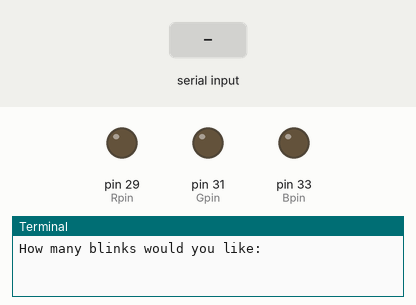
This program was run on a simulated Raspberry Pi (header pin numbers). Shown: output pins drawn as LEDs (lit = HIGH), the last lines printed to the terminal. The test bench sets the inputs (shaded band).

Above: at 1.2 s.
1.3 s: "5" typed at the terminal, then Enter
At 1.7 s:
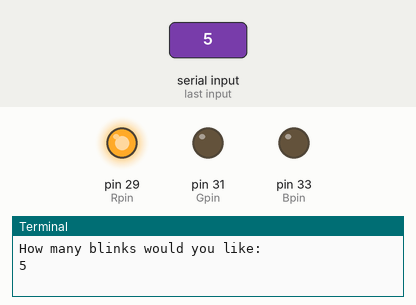
At 2.7 s:
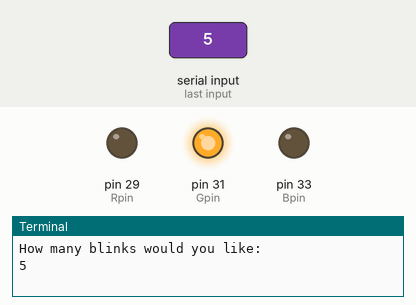
Timing chart, 0 to 10.3 s (numbered marks = the images above; inputs shaded):
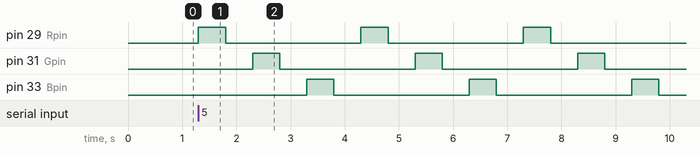

The program:

lights.py
```python
import RPi.GPIO as GPIO
import time

Rpin = 29
Gpin = 31
Bpin = 33

GPIO.setmode(GPIO.BOARD) # Sets the pin configuration to board
GPIO.setup(Rpin, GPIO.OUT, initial=GPIO.LOW) # Sets GPIO pin 11 for output
GPIO.setup(Gpin, GPIO.OUT, initial=GPIO.LOW) # Sets GPIO pin 11 for output
GPIO.setup(Bpin, GPIO.OUT, initial=GPIO.LOW) # Sets GPIO pin 11 for output


blinks = int(input('How many blinks would you like: '))

for i in range(0, blinks):
    GPIO.output(Rpin, True)
    time.sleep(0.5)
    GPIO.output(Rpin, False)
    time.sleep(0.5)

    GPIO.output(Gpin, True)
    time.sleep(0.5)
    GPIO.output(Gpin, False)
    time.sleep(0.5)

    GPIO.output(Bpin, True)
    time.sleep(0.5)
    GPIO.output(Bpin, False)
    time.sleep(0.5)

GPIO.cleanup() # DO NOT REMOVE! Clears the pins and prevents errors

print('Process completed! ')
```

Measured:
- after the input at 1.3 s, pin 29 (Rpin): alternates HIGH for 0.50 s and LOW for 2.5 s, starting at once; pin 31 (Gpin): alternates HIGH for 0.50 s and LOW for 2.5 s, starting after 1.0 s; pin 33 (Bpin): alternates HIGH for 0.50 s and LOW for 2.5 s, starting after 2.0 s
